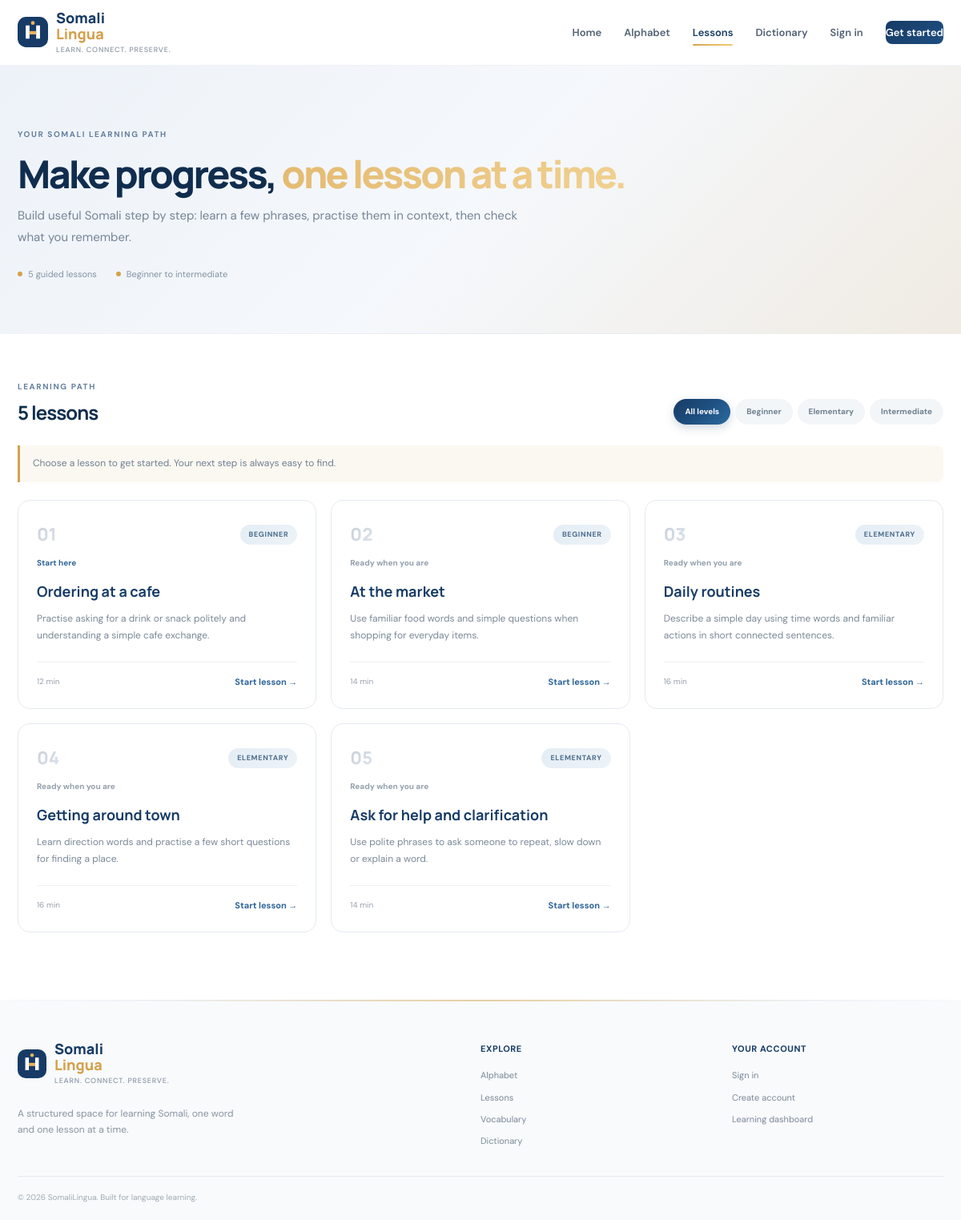
Page /SOMAliLingua/pages/lessons.php on the committed database.
### tables this page shows
CREATE TABLE lessons (
  id INT UNSIGNED AUTO_INCREMENT PRIMARY KEY,
  title VARCHAR(180) NOT NULL,
  slug VARCHAR(200) NOT NULL UNIQUE,
  level ENUM('beginner','elementary','intermediate') NOT NULL DEFAULT 'beginner',
  description VARCHAR(500) NOT NULL DEFAULT '',
  content MEDIUMTEXT NOT NULL,
  estimated_minutes SMALLINT UNSIGNED NOT NULL DEFAULT 10,
  is_published TINYINT(1) NOT NULL DEFAULT 1,
  sort_order INT NOT NULL DEFAULT 0,
  created_at TIMESTAMP NOT NULL DEFAULT CURRENT_TIMESTAMP,
  updated_at TIMESTAMP NOT NULL DEFAULT CURRENT_TIMESTAMP ON UPDATE CURRENT_TIMESTAMP
);

### SOMAliLingua/includes/functions.php (called while the page is built, shortened)
<?php
function url(string $path = ''): string {
    return rtrim(BASE_URL, '/') . ($path !== '' ? '/' . ltrim($path, '/') : '/');
}
function e(?string $value): string { return htmlspecialchars((string)$value, ENT_QUOTES | ENT_SUBSTITUTE, 'UTF-8'); }
function current_user(): ?array { return $_SESSION['user'] ?? null; }
function level_label(string $level): string { return ucfirst(str_replace('_', ' ', $level)); }

### SOMAliLingua/pages/lessons.php (the view, shortened to what this page needs)
<?php
require_once __DIR__ . '/../includes/functions.php';
$level = trim($_GET['level'] ?? '');
$validLevels = ['beginner', 'elementary', 'intermediate'];
$levelIsValid = in_array($level, $validLevels, true);
$sql = 'SELECT id,title,level,description,estimated_minutes FROM lessons WHERE is_published=1';
$params = [];
$sql .= ' ORDER BY sort_order,id';
$stmt = $pdo->prepare($sql);
$stmt->execute($params);
$lessons = $stmt->fetchAll();
$completedIds = [];
$totalLessons = (int) $pdo->query('SELECT COUNT(*) FROM lessons WHERE is_published=1')->fetchColumn();
$completedCount = count($completedIds);
$progressPercent = $totalLessons > 0 ? (int) round($completedCount / $totalLessons * 100) : 0;
$nextLessonId = null;
foreach ($lessons as $lesson) {
    if (!in_array((int) $lesson['id'], $completedIds, true)) {
        $nextLessonId = (int) $lesson['id'];
        break;
    }
}
require __DIR__ . '/../includes/header.php';
?>
<section class="page-hero lessons-hero">
  <div class="container">
    <span class="eyebrow">YOUR SOMALI LEARNING PATH</span>
    <h1>Make progress, <em>one lesson at a time.</em></h1>
    <p>Build useful Somali step by step: learn a few phrases, practise them in context, then check what you remember.</p>
    <div class="page-hero-meta">
      <span><?= $totalLessons ?> guided lessons</span>
      <span>Beginner to intermediate</span>
    </div>
  </div>
</section>
<section class="container content-section lessons-section">
  <div class="filter-row">
    <div>
      <span class="eyebrow">LEARNING PATH</span>
      <h2><?= count($lessons) ?> <?= $levelIsValid ? e(level_label($level)) . ' ' : '' ?>lessons</h2>
    </div>
    <nav class="filter-pills" aria-label="Filter lessons by level">
      <a class="<?= !$levelIsValid ? 'selected' : '' ?>" href="<?= url('pages/lessons.php') ?>" <?= !$levelIsValid ? 'aria-current="page"' : '' ?>>All levels</a>
      <?php foreach ($validLevels as $validLevel): ?>
        <a class="<?= $level === $validLevel ? 'selected' : '' ?>" href="<?= url('pages/lessons.php?level=' . $validLevel) ?>" <?= $level === $validLevel ? 'aria-current="page"' : '' ?>><?= e(level_label($validLevel)) ?></a>
      <?php endforeach; ?>
    </nav>
  </div>
  <?php if ($user && $totalLessons > 0): ?>
    <div class="learning-progress">
      <div class="learning-progress-copy">
        <strong>Your progress</strong>
        <span><?= $completedCount ?> of <?= $totalLessons ?> lessons complete</span>
      </div>
      <progress value="<?= $completedCount ?>" max="<?= $totalLessons ?>" aria-label="Course progress: <?= $progressPercent ?> percent"><?= $progressPercent ?>%</progress>
      <span class="learning-progress-percent"><?= $progressPercent ?>%</span>
    </div>
  <?php else: ?>
    <p class="learning-path-note">Choose a lesson to get started. Your next step is always easy to find.</p>
  <?php endif; ?>
  <?php if ($lessons): ?>
    <div class="lesson-card-grid lesson-grid-wide">
      <?php foreach ($lessons as $i => $lesson):
          $lessonId = (int) $lesson['id'];
          $isComplete = in_array($lessonId, $completedIds, true);
          $isNext = $user && $nextLessonId === $lessonId;
      ?>
        <article class="lesson-card<?= $isComplete ? ' is-complete' : '' ?><?= $isNext ? ' is-next' : '' ?>">
          <div class="lesson-card-top">
            <span class="lesson-number"><?= str_pad((string) ($i + 1), 2, '0', STR_PAD_LEFT) ?></span>
            <span class="level-chip"><?= e(level_label($lesson['level'])) ?></span>
          </div>
          <div class="lesson-card-status">
            <?php if ($isComplete): ?>
              <span class="lesson-status-complete">✓ Completed</span>
            <?php elseif ($isNext): ?>
              <span class="lesson-status-next">Your next lesson</span>
            <?php elseif (!$user && $i === 0): ?>
              <span class="lesson-status-next">Start here</span>
            <?php else: ?>
              <span>Ready when you are</span>
            <?php endif; ?>
          </div>
          <h3><?= e($lesson['title']) ?></h3>
          <p><?= e($lesson['description']) ?></p>
          <div class="lesson-card-bottom">
            <span><?= (int) $lesson['estimated_minutes'] ?> min</span>
            <a href="<?= url('pages/lesson.php?id=' . $lessonId) ?>"><?= $isComplete ? 'Review lesson' : ($isNext ? 'Continue learning' : 'Start lesson') ?> <span aria-hidden="true">→</span></a>
          </div>
        </article>
      <?php endforeach; ?>
    </div>
  <?php else: ?>
    <div class="empty-state">No lessons found for this level yet. Choose another level to keep learning.</div>
  <?php endif; ?>
</section>
<?php require __DIR__ . '/../includes/footer.php'; ?>

### rows in the picture
lessons: i "01", level "BEGINNER", shows "Start here", title "Ordering at a cafe", description "Practise asking for a drink or snack politely and understanding a simple cafe exchange.", estimated_minutes "12", shows "Start lesson"
lessons: i "02", level "BEGINNER", shows "Ready when you are", title "At the market", description "Use familiar food words and simple questions when shopping for everyday items.", estimated_minutes "14", shows "Start lesson"
lessons: i "03", level "ELEMENTARY", shows "Ready when you are", title "Daily routines", description "Describe a simple day using time words and familiar actions in short connected sentences.", estimated_minutes "16", shows "Start lesson"
lessons: i "04", level "ELEMENTARY", shows "Ready when you are", title "Getting around town", description "Learn direction words and practise a few short questions for finding a place.", estimated_minutes "16", shows "Start lesson"
lessons: i "05", level "ELEMENTARY", shows "Ready when you are", title "Ask for help and clarification", description "Use polite phrases to ask someone to repeat, slow down or explain a word.", estimated_minutes "14", shows "Start lesson"

### other values in the picture
$totalLessons "5"
count($lessons) "5"
level_label($validLevel) "Beginner"
level_label($validLevel) "Elementary"
level_label($validLevel) "Intermediate"
